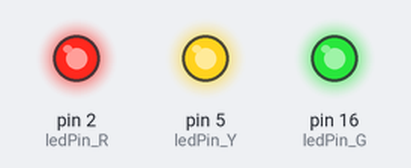
This sketch was run on a simulated Arduino Uno, built with avr-gcc and run on an emulated ATmega328P. On the bench: output pins drawn as LEDs (lit = HIGH).

Above: at 1.7 s.
At 5.9 s:
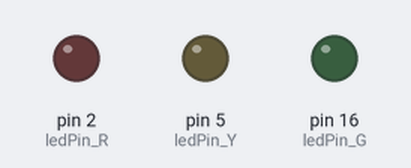
Timing chart, 0 to 8.8 s (numbered marks = the images above):
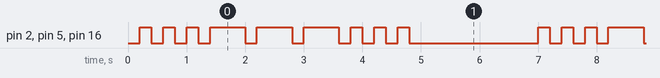

The sketch:

ex03.ino
```cpp
// ex03 SOS闪烁（三灯同步版）
const int ledPin_R = 2;   // 红灯
const int ledPin_G = 16;  // 绿灯
const int ledPin_Y = 5;   // 黄灯

unsigned long previousMillis = 0;
int state = 0;    // 状态机：0=空闲, 1=短闪, 2=长闪, 3=结束停顿
int count = 0;    // 当前闪烁次数计数
bool ledState = LOW;

// 时间参数（符合SOS标准节奏）
const long shortOn = 200;
const long shortOff = 200;
const long longOn = 600;
const long longOff = 200;
const long sos_pause = 2000; // 避免和系统pause()重名

void setup() {
  // 初始化所有三个LED引脚为输出模式
  pinMode(ledPin_R, OUTPUT);
  pinMode(ledPin_G, OUTPUT);
  pinMode(ledPin_Y, OUTPUT);

  // 初始化所有LED为熄灭状态
  digitalWrite(ledPin_R, LOW);
  digitalWrite(ledPin_G, LOW);
  digitalWrite(ledPin_Y, LOW);
}

void loop() {
  unsigned long currentMillis = millis();

  switch (state) {
    // 第一阶段：3次短闪
    case 0:
      if (count < 3) {
        if (ledState == LOW && currentMillis - previousMillis >= shortOff) {
          ledState = HIGH;
          previousMillis = currentMillis;
          // 三个灯同时亮
          digitalWrite(ledPin_R, HIGH);
          digitalWrite(ledPin_G, HIGH);
          digitalWrite(ledPin_Y, HIGH);
        }
        else if (ledState == HIGH && currentMillis - previousMillis >= shortOn) {
          ledState = LOW;
          previousMillis = currentMillis;
          // 三个灯同时灭
          digitalWrite(ledPin_R, LOW);
          digitalWrite(ledPin_G, LOW);
          digitalWrite(ledPin_Y, LOW);
          count++;
        }
      } else {
        count = 0;
        state = 1; // 切换到长闪阶段
      }
      break;

    // 第二阶段：3次长闪
    case 1:
      if (count < 3) {
        if (ledState == LOW && currentMillis - previousMillis >= longOff) {
          ledState = HIGH;
          previousMillis = currentMillis;
          // 三个灯同时亮
          digitalWrite(ledPin_R, HIGH);
          digitalWrite(ledPin_G, HIGH);
          digitalWrite(ledPin_Y, HIGH);
        }
        else if (ledState == HIGH && currentMillis - previousMillis >= longOn) {
          ledState = LOW;
          previousMillis = currentMillis;
          // 三个灯同时灭
          digitalWrite(ledPin_R, LOW);
          digitalWrite(ledPin_G, LOW);
          digitalWrite(ledPin_Y, LOW);
          count++;
        }
      } else {
        count = 0;
        state = 2; // 切换到第二次短闪阶段
      }
      break;

    // 第三阶段：3次短闪
    case 2:
      if (count < 3) {
        if (ledState == LOW && currentMillis - previousMillis >= shortOff) {
          ledState = HIGH;
          previousMillis = currentMillis;
          // 三个灯同时亮
          digitalWrite(ledPin_R, HIGH);
          digitalWrite(ledPin_G, HIGH);
          digitalWrite(ledPin_Y, HIGH);
        }
        else if (ledState == HIGH && currentMillis - previousMillis >= shortOn) {
          ledState = LOW;
          previousMillis = currentMillis;
          // 三个灯同时灭
          digitalWrite(ledPin_R, LOW);
          digitalWrite(ledPin_G, LOW);
          digitalWrite(ledPin_Y, LOW);
          count++;
        }
      } else {
        count = 0;
        previousMillis = currentMillis;
        state = 3; // 切换到结束停顿
      }
      break;

    // SOS结束后的长停顿
    case 3:
      if (currentMillis - previousMillis >= sos_pause) {
        previousMillis = currentMillis;
        state = 0; // 重新开始下一轮SOS
      }
      break;
  }
}
```

Measured:
- by itself, pin 2 (ledPin_R), pin 5 (ledPin_Y), pin 16 (ledPin_G): repeats every 6.8 s: 2 × (LOW 0.20 s, HIGH 0.20 s), 3 × (LOW 0.20 s, HIGH 0.60 s), 3 × (LOW 0.20 s, HIGH 0.20 s), LOW 2.2 s, HIGH 0.20 s
- by itself, everything shown: repeats every 6.8 s, in 18 steps
